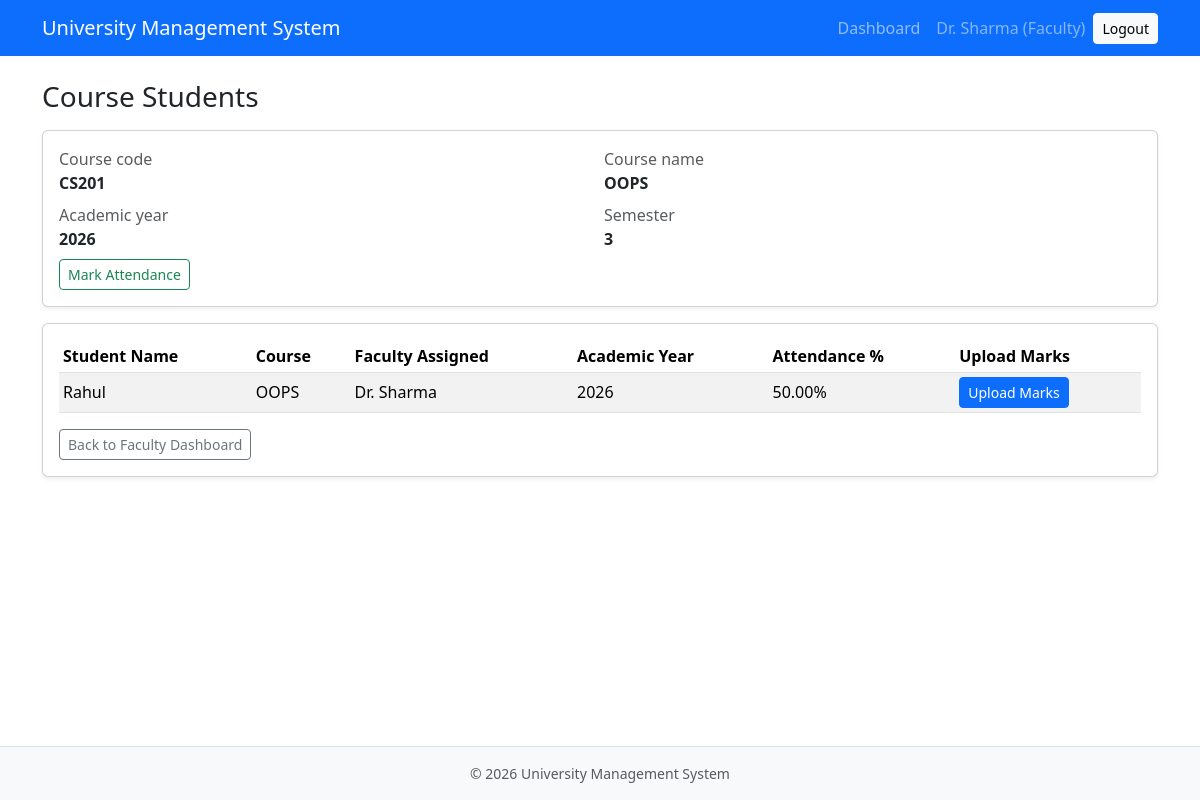
The app's page /academics/course-students/6/ (signed in) with its own data.
### users/models.py (models this page shows, shortened)
class User(models.Model):
    class UserType(models.TextChoices):
        STUDENT = "STUDENT", "Student"
        FACULTY = "FACULTY", "Faculty"
        ADMIN = "ADMIN", "Admin"
    user_id = models.AutoField(primary_key=True)
    auth_user = models.OneToOneField(
        settings.AUTH_USER_MODEL,
        on_delete=models.CASCADE,
        related_name="profile",
    )
    name = models.CharField(max_length=150)
    email = models.EmailField(unique=True, blank=True, null=True)
    phone = models.CharField(max_length=50)
    dob = models.DateField()
    gender = models.CharField(
        max_length=20,
        choices=[
            ("Male", "Male"),
            ("Female", "Female"),
            ("Other", "Other"),
        ],
    )
    user_type = models.CharField(max_length=50, choices=UserType.choices)

class Student(models.Model):
    user = models.OneToOneField(User, on_delete=models.CASCADE, primary_key=True)
    roll_number = models.CharField(max_length=20, unique=True)
    admission_year = models.PositiveSmallIntegerField(validators=[MinValueValidator(2000)])
    program = models.ForeignKey(
        "academics.Program",
        on_delete=models.PROTECT
    )
    current_semester = models.PositiveSmallIntegerField(validators=[MinValueValidator(1)])
    academic_status = models.CharField(max_length=50)
    curr_cpi = models.DecimalField(max_digits=4, decimal_places=2, validators=[MinValueValidator(0), MaxValueValidator(10)])
    backlog_count = models.PositiveSmallIntegerField(default=0)

class Faculty(models.Model):
    user = models.OneToOneField(User, on_delete=models.CASCADE, primary_key=True)
    faculty_id = models.CharField(max_length=20, unique=True)
    designation = models.CharField(max_length=100)
    department = models.ForeignKey(
        "academics.Department",
        on_delete=models.PROTECT,
        db_column="department_id",
    )
    experience = models.DecimalField(max_digits=4, decimal_places=1)
    qualification = models.CharField(max_length=255)

### academics/models.py (models this page shows, shortened)
class CourseOffering(models.Model):
    offering_id = models.AutoField(primary_key=True)
    course = models.ForeignKey(Course, on_delete=models.CASCADE)
    academic_year = models.CharField(max_length=20)
    semester_no = models.PositiveSmallIntegerField()
    max_capacity = models.PositiveIntegerField(default=60)
    is_grading_finalized = models.BooleanField(default=False)
    class Meta:
        db_table = "course_offering"

class Course(models.Model):
    course_code = models.CharField(max_length=20, primary_key=True)
    course_name = models.CharField(max_length=200)
    credits = models.PositiveSmallIntegerField()
    category = models.CharField(
        max_length=10,
        choices=CourseCategory.choices
    )
    min_attendance_req = models.PositiveSmallIntegerField()
    program = models.ForeignKey(Program, on_delete=models.PROTECT)
    class Meta:
        db_table = "course"

class Enrollment(models.Model):
    class EnrollmentStatus(models.TextChoices):
        PASS = "PASS", "Pass"
        BACKLOG = "BACKLOG", "Backlog"
        ONGOING = "ONGOING", "Ongoing"
    class FailureReason(models.TextChoices):
        ATTENDANCE = "ATTENDANCE", "Attendance Shortage"
        GRADE = "GRADE", "Low Grade"
    enrollment_id = models.AutoField(primary_key=True)
    student = models.ForeignKey(Student, on_delete=models.CASCADE)
    offering = models.ForeignKey(CourseOffering, on_delete=models.CASCADE)
    faculty = models.ForeignKey(
        Faculty,
        on_delete=models.PROTECT,
        null=True,
        blank=True,
    )
    attempt_no = models.PositiveSmallIntegerField()
    enrollment_type = models.CharField(max_length=50)
    status = models.CharField(
        max_length=20,
        choices=EnrollmentStatus.choices,
        default=EnrollmentStatus.ONGOING,
    )
    failure_reason = models.CharField(
        max_length=50,
        choices=FailureReason.choices,
        null=True,
        blank=True,
    )
    class Meta:
        db_table = "enrollment"
        constraints = [
            models.UniqueConstraint(
                fields=["student", "offering", "attempt_no"],
                name="unique_student_course_enrollment_attempt"
            )
        ]
        indexes = [
            models.Index(fields=["student"], name="enrollment_student_idx"),
            models.Index(fields=["offering"], name="enrollment_offering_idx"),
        ]

### academics/views.py (the view)
# urls.py: path("course-students/<int:offering_id>/", views.course_students, name="course_students"),
@login_required
def course_students(request, offering_id):
    faculty = _get_faculty_for_request(request)
    if not faculty:
        return _forbidden_page(request, required_role=ProfileUser.UserType.FACULTY)
    offering = get_object_or_404(CourseOffering, pk=offering_id)
    enrollments = Enrollment.objects.filter(offering=offering, faculty=faculty).select_related(
        "student__user", "offering__course", "faculty__user"
    )
    enrollment_rows = [
        {
            "enrollment": enrollment,
            "attendance_percentage": calculate_attendance_percentage(enrollment),
        }
        for enrollment in enrollments
    ]
    return render(
        request,
        "academics/course_students.html",
        {
            "offering": offering,
            "enrollments": enrollments,
            "enrollment_rows": enrollment_rows,
        },
    )

### academics/views.py (called while the page is built, shortened)
def calculate_attendance_percentage(enrollment):
    total_classes = Attendance.objects.filter(enrollment=enrollment).count()
    present_classes = Attendance.objects.filter(enrollment=enrollment, status="Present").count()
    if total_classes == 0:
        return 0
    return round((present_classes / total_classes) * 100, 2)

def _get_logged_in_profile_user(request):
    if not request.user.is_authenticated:
        return None
    try:
        return ProfileUser.objects.get(auth_user=request.user)
    except ProfileUser.DoesNotExist:
        pass

def _get_faculty_for_request(request):
    profile_user = _get_logged_in_profile_user(request)
    if not profile_user or profile_user.user_type != ProfileUser.UserType.FACULTY:
        return None
    try:
        return Faculty.objects.select_related("user", "department").get(user=profile_user)
    except Faculty.DoesNotExist:
        return None

### users/context_processors.py (called while the page is built)
def profile_user(request):
    if not request.user.is_authenticated:
        return {"profile_user": None}
    user = ProfileUser.objects.filter(auth_user=request.user).first()
    if user:
        return {"profile_user": user}
    email = getattr(request.user, "email", "")
    if email:
        return {"profile_user": ProfileUser.objects.filter(email__iexact=email).first()}
    return {"profile_user": None}

### academics/templates/academics/course_students.html (shortened to what this page needs)
{% extends "base.html" %}
{% block content %}
  <div class="d-flex justify-content-between align-items-center mb-3">
    <h1 class="h3 mb-0">Course Students</h1>
  </div>
  <div class="card shadow-sm mb-3">
    <div class="card-body">
      <div class="row g-2">
        <div class="col-12 col-md-6">
          <div class="text-muted">Course code</div>
          <div class="fw-semibold">{{ offering.course.course_code }}</div>
        </div>
        <div class="col-12 col-md-6">
          <div class="text-muted">Course name</div>
          <div class="fw-semibold">{{ offering.course.course_name }}</div>
        </div>
        <div class="col-12 col-md-6">
          <div class="text-muted">Academic year</div>
          <div class="fw-semibold">{{ offering.academic_year }}</div>
        </div>
        <div class="col-12 col-md-6">
          <div class="text-muted">Semester</div>
          <div class="fw-semibold">{{ offering.semester_no }}</div>
        </div>
        <div class="col-12 mt-2">
          <a
            class="btn btn-outline-success btn-sm"
            href="{% url 'mark_attendance' offering.offering_id %}"
          >
            Mark Attendance
          </a>
        </div>
      </div>
    </div>
  </div>
  <div class="card shadow-sm">
    <div class="card-body">
      <div class="table-responsive">
        <table class="table table-sm table-striped align-middle mb-0">
          <thead>
            <tr>
              <th>Student Name</th>
              <th>Course</th>
              <th>Faculty Assigned</th>
              <th>Academic Year</th>
              <th>Attendance %</th>
              <th>Upload Marks</th>
            </tr>
          </thead>
          <tbody>
            {% for row in enrollment_rows %}
              <tr>
                <td>{{ row.enrollment.student.user.name }}</td>
                <td>{{ row.enrollment.offering.course.course_name }}</td>
                <td>{{ row.enrollment.faculty.user.name }}</td>
                <td>{{ row.enrollment.offering.academic_year }}</td>
                <td>{{ row.attendance_percentage|floatformat:2 }}%</td>
                <td>
                  <a
                    class="btn btn-primary btn-sm"
                    href="{% url 'upload_marks' row.enrollment.enrollment_id %}"
                  >
                    Upload Marks
                  </a>
                </td>
              </tr>
            {% empty %}
              <tr>
                <td colspan="6">No students enrolled in this offering.</td>
              </tr>
            {% endfor %}
          </tbody>
        </table>
      </div>
      <div class="mt-3">
        <a class="btn btn-outline-secondary btn-sm" href="{% url 'faculty_dashboard' %}">
          Back to Faculty Dashboard
        </a>
      </div>
    </div>
  </div>
{% endblock %}

### templates/base.html (shortened to what this page needs)
<!doctype html>
<html lang="en">
  <head>
    <link
      href="https://cdn.jsdelivr.net/npm/bootstrap@5.3.3/dist/css/bootstrap.min.css"
      rel="stylesheet"
    />
  </head>
  <body>
    <nav class="navbar navbar-expand-lg navbar-dark bg-primary">
      <div class="container">
        {% if request.user.is_authenticated %}
          {% if profile_user and profile_user.user_type == 'STUDENT' %}
            <a class="navbar-brand" href="{% url 'student_dashboard' %}">University Management System</a>
          {% elif profile_user and profile_user.user_type == 'FACULTY' %}
            <a class="navbar-brand" href="{% url 'faculty_dashboard' %}">University Management System</a>
          {% elif profile_user and profile_user.user_type == 'ADMIN' %}
            <a class="navbar-brand" href="{% url 'admin_system_dashboard' %}">University Management System</a>
          {% else %}
            <a class="navbar-brand" href="{% url 'login' %}">University Management System</a>
          {% endif %}
        {% else %}
          <a class="navbar-brand" href="{% url 'login' %}">University Management System</a>
        {% endif %}
        <div class="collapse navbar-collapse" id="mainNavbar">
          <ul class="navbar-nav ms-auto mb-2 mb-lg-0 align-items-lg-center gap-lg-2">
            {% if request.user.is_authenticated %}
              <li class="nav-item">
                {% if profile_user and profile_user.user_type == 'STUDENT' %}
                  <a class="nav-link" href="{% url 'student_dashboard' %}">Dashboard</a>
                {% elif profile_user and profile_user.user_type == 'FACULTY' %}
                  <a class="nav-link" href="{% url 'faculty_dashboard' %}">Dashboard</a>
                {% elif profile_user and profile_user.user_type == 'ADMIN' %}
                  <a class="nav-link" href="{% url 'admin_system_dashboard' %}">Dashboard</a>
                {% else %}
                  <a class="nav-link" href="{% url 'login' %}">Dashboard</a>
                {% endif %}
              </li>
              <li class="nav-item">
                <span class="navbar-text text-white-50">
                  {% if profile_user %}
                    {{ profile_user.name }} ({{ profile_user.get_user_type_display }})
                  {% else %}
                    {{ request.user.username }}
                  {% endif %}
                </span>
              </li>
              <li class="nav-item">
                <a class="btn btn-light btn-sm" href="{% url 'logout' %}">Logout</a>
              </li>
            {% else %}
              <li class="nav-item">
                <a class="btn btn-light btn-sm" href="{% url 'login' %}">Login</a>
              </li>
            {% endif %}
          </ul>
        </div>
      </div>
    </nav>
    <main class="py-4">
      <div class="container">
        {% block content %}{% endblock %}
      </div>
    </main>
    <footer class="bg-light border-top py-3">
      <div class="container text-center text-muted" style="font-size: 0.875rem;">
        &copy; {% now "Y" %} University Management System
      </div>
    </footer>
  </body>
</html>

### templates/base.html (style rules this page uses)
body { min-height: 100vh; display: flex; flex-direction: column; }
main { flex: 1 0 auto; }
footer { flex-shrink: 0; }

### records on screen
User: name "Dr. Sharma", user_type "Faculty"
CourseOffering: course.course_code "CS201", course.course_name "OOPS", academic_year "2026", semester_no "3"
Enrollment: enrollment.student.user.name "Rahul", enrollment.offering.course.course_name "OOPS", enrollment.faculty.user.name "Dr. Sharma", enrollment.offering.academic_year "2026", attendance_percentage "50.00"
